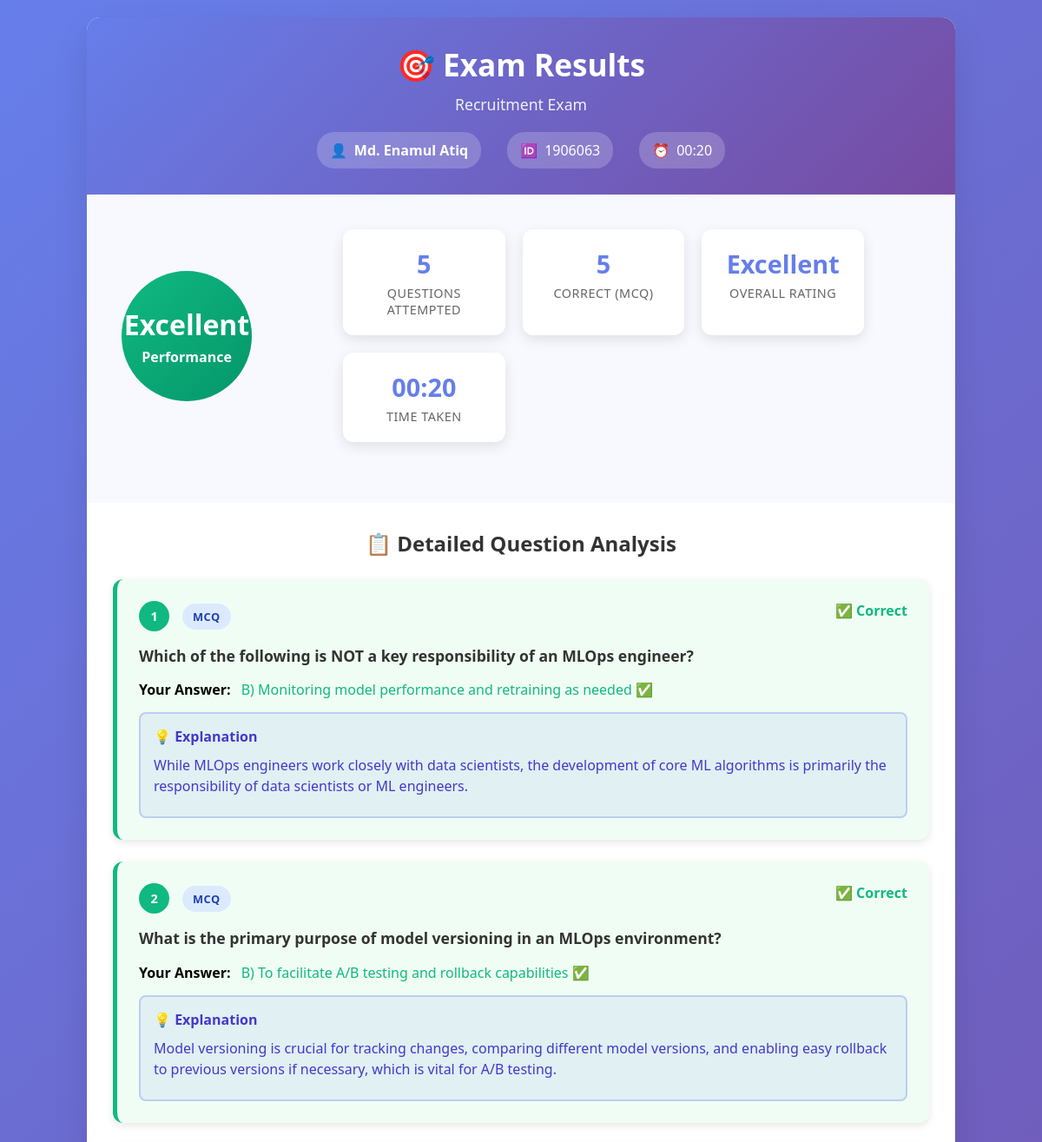
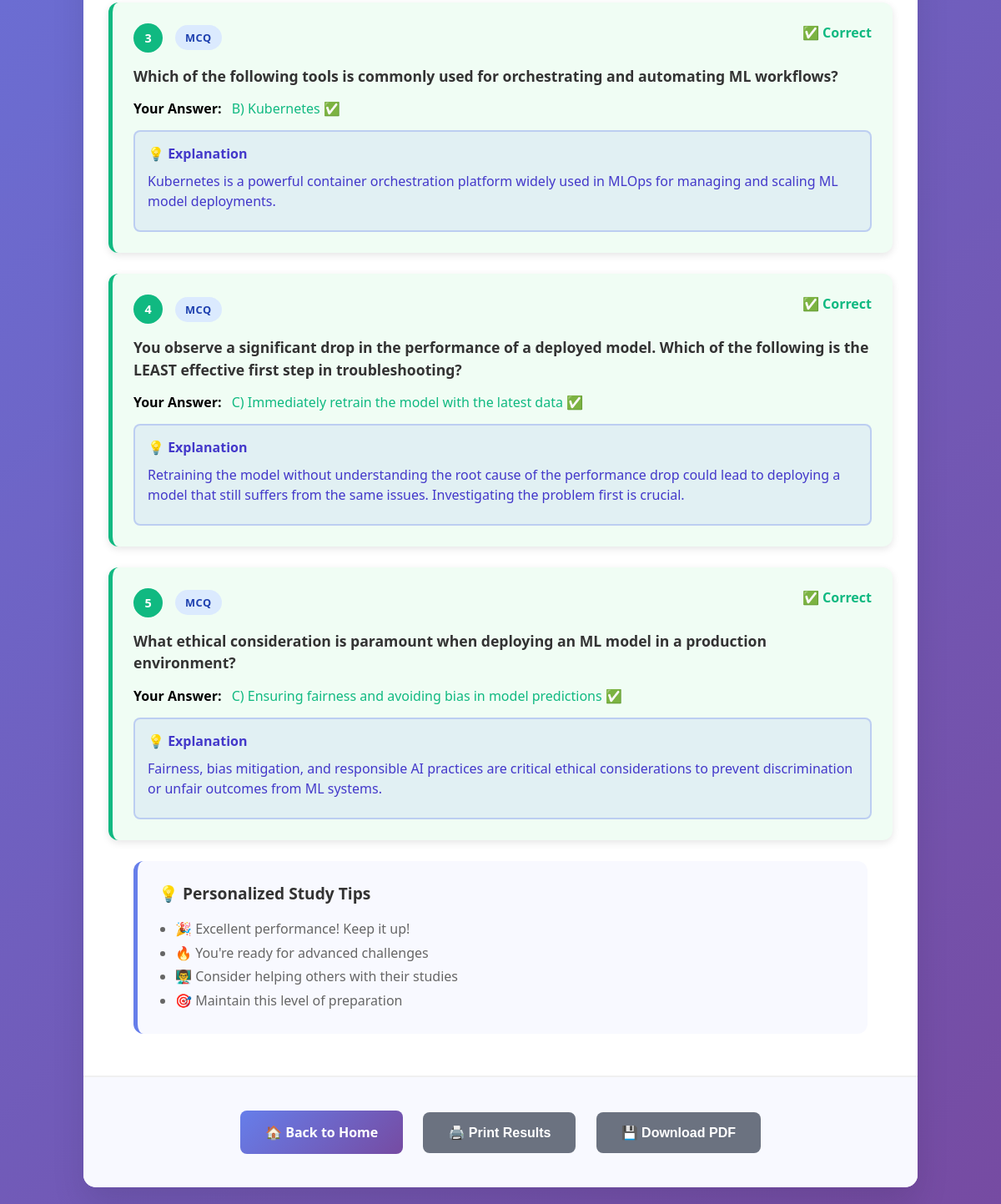
Page /results/66718270-131d-4d28-b647-12dbc55932d3 on the committed database (2 pictures, top to bottom).
### tables this page shows
CREATE TABLE exams (
                    id TEXT PRIMARY KEY,
                    title TEXT NOT NULL,
                    department TEXT NOT NULL,
                    position TEXT NOT NULL,
                    description TEXT,
                    time_limit INTEGER NOT NULL,
                    instructions TEXT,
                    question_structure TEXT,
                    exam_link TEXT UNIQUE,
                    is_finalized BOOLEAN DEFAULT FALSE,
                    created_at TIMESTAMP DEFAULT CURRENT_TIMESTAMP,
                    updated_at TIMESTAMP DEFAULT CURRENT_TIMESTAMP
                , is_active BOOLEAN DEFAULT TRUE, sections_structure TEXT, negative_marking_enabled BOOLEAN DEFAULT FALSE, negative_marks_per_question REAL DEFAULT 0.0, show_feedback BOOLEAN DEFAULT TRUE, negative_marking_config TEXT, exam_language TEXT DEFAULT 'english', evaluation_paused BOOLEAN DEFAULT FALSE, multi_select_scoring_mode TEXT DEFAULT "partial");

CREATE TABLE exam_results (
                    id TEXT PRIMARY KEY,
                    session_id TEXT UNIQUE NOT NULL,
                    exam_id TEXT NOT NULL,
                    candidate_name TEXT NOT NULL,
                    candidate_id TEXT NOT NULL,
                    total_marks INTEGER NOT NULL,
                    obtained_marks REAL NOT NULL,
                    percentage REAL NOT NULL,
                    performance_level TEXT NOT NULL,
                    time_taken TEXT,
                    submitted_at TIMESTAMP DEFAULT CURRENT_TIMESTAMP, negative_marks_applied REAL DEFAULT 0.0, has_feedback BOOLEAN DEFAULT TRUE, negative_marks REAL DEFAULT 0, evaluation_status TEXT DEFAULT "pending", evaluation_error TEXT, evaluated_at TIMESTAMP,
                    FOREIGN KEY (exam_id) REFERENCES exams (id)
                );

CREATE TABLE candidate_answers (
                    id TEXT PRIMARY KEY,
                    result_id TEXT NOT NULL,
                    question_id TEXT NOT NULL,
                    candidate_answer TEXT,
                    marks_obtained REAL NOT NULL,
                    is_correct BOOLEAN,
                    feedback TEXT,
                    evaluation_details TEXT, negative_marks_applied REAL DEFAULT 0.0,
                    FOREIGN KEY (result_id) REFERENCES exam_results (id),
                    FOREIGN KEY (question_id) REFERENCES questions (id)
                );

CREATE TABLE questions (
                    id TEXT PRIMARY KEY,
                    exam_id TEXT NOT NULL,
                    question_type TEXT NOT NULL,
                    question_text TEXT NOT NULL,
                    options TEXT,
                    correct_answer INTEGER,
                    expected_answer TEXT,
                    evaluation_criteria TEXT,
                    marks INTEGER NOT NULL,
                    question_order INTEGER,
                    explanation TEXT,
                    created_at TIMESTAMP DEFAULT CURRENT_TIMESTAMP, section_type TEXT DEFAULT 'technical', image_url TEXT, image_caption TEXT, is_multi_select BOOLEAN DEFAULT FALSE, correct_answers TEXT,
                    FOREIGN KEY (exam_id) REFERENCES exams (id)
                );

### app.py (the view)
@app.get("/results/{result_id}", response_class=HTMLResponse)
async def view_results_by_id(request: Request, result_id: str):
    try:
        status_info = db.get_result_evaluation_status(result_id)
        if not status_info:
            return templates.TemplateResponse("candidate_home.html", {
                "request": request,
                "error": "Result not found. Please contact the administrator."
            })
        if status_info['evaluation_status'] == 'pending':
            queue_status = evaluation_queue.get_status(result_id)
            return templates.TemplateResponse("evaluation_status.html", {
                "request": request,
                "result_id": result_id,
                "candidate_name": status_info['candidate_name'],
                "candidate_id": status_info['candidate_id'],
                "exam_title": status_info['exam_title'],
                "status": "pending",
                "queue_position": queue_status.get('queue_position', 0),
                "message": queue_status.get('message', 'Your exam is being evaluated...'),
                "show_feedback": status_info.get('show_feedback', True)
            })
        if status_info['evaluation_status'] == 'failed':
            return templates.TemplateResponse("evaluation_status.html", {
                "request": request,
                "result_id": result_id,
                "candidate_name": status_info['candidate_name'],
                "candidate_id": status_info['candidate_id'],
                "exam_title": status_info['exam_title'],
                "status": "failed",
                "message": "Your exam has been submitted. Results will be available after manual review.",
                "show_feedback": False
            })
        if status_info['evaluation_status'] == 'completed':
            if not status_info.get('show_feedback', True):
                return templates.TemplateResponse("candidate_submission_complete.html", {
                    "request": request,
                    "candidate_name": status_info['candidate_name'],
                    "candidate_id": status_info['candidate_id'],
                    "exam_title": status_info['exam_title'],
                    "time_taken": "N/A"
                })
            result_details = db.get_result_details(result_id)
            if not result_details:
                return templates.TemplateResponse("candidate_home.html", {
                    "request": request,
                    "error": "Could not load result details."
                })
            evaluation = {
                'total_marks': result_details['total_marks'],
                'obtained_marks': result_details['obtained_marks'],
                'negative_marks': result_details.get('negative_marks', 0),
                'percentage': result_details['percentage'],
                'performance_level': result_details['performance_level'],
                'question_results': [],
                'overall_feedback': ''
            }
            for q in result_details.get('questions', []):
                q_result = {
                    'question_id': q['question_id'],
                    'question_type': q['question_type'],
                    'question_text': q['question_text'],
                    'candidate_answer': q['candidate_answer'],
                    'marks_total': q['marks_total'],
                    'marks_obtained': q['marks_obtained'],
                    'negative_marks_applied': q.get('negative_marks_applied', 0),
                    'feedback': q['feedback'],
                    'is_correct': q.get('is_correct'),
                    'is_multi_select': q.get('is_multi_select', False),
                    'options': q.get('options', []),
                    'correct_answer': q.get('correct_answer'),
                    'correct_answers': q.get('correct_answers', []),
                    'selected_option': q.get('selected_option', ''),
                    'correct_option': q.get('correct_option', '')
                }
                evaluation['question_results'].append(q_result)
            return templates.TemplateResponse("candidate_results.html", {
                "request": request,
                "candidate_name": result_details['candidate_name'],
                "candidate_id": result_details['candidate_id'],
                "exam_title": result_details['exam_title'],
                "evaluation": evaluation,
                "time_taken": result_details.get('time_taken', 'N/A')
            })
        return templates.TemplateResponse("evaluation_status.html", {
            "request": request,
            "result_id": result_id,
            "candidate_name": status_info['candidate_name'],
            "exam_title": status_info['exam_title'],
            "status": status_info['evaluation_status'],
            "message": "Processing your results..."
        })
    except Exception as e:
        print(f"❌ Error viewing results: {str(e)}")
        return templates.TemplateResponse("candidate_home.html", {
            "request": request,
            "error": f"Error loading results: {str(e)}"
        })

### templates/candidate_results.html (shortened to what this page needs)
<!DOCTYPE html>
<html lang="en">
<head>
</head>
<body>
    <div class="container">
        <div class="header">
            <h1>🎯 Exam Results</h1>
            <div class="subtitle">{{ exam_title }}</div>
            <div class="candidate-info">
                <div class="info-item">
                    <span>👤</span>
                    <span><strong>{{ candidate_name }}</strong></span>
                </div>
                <div class="info-item">
                    <span>🆔</span>
                    <span>{{ candidate_id }}</span>
                </div>
                <div class="info-item">
                    <span>⏰</span>
                    <span>{{ time_taken }}</span>
                </div>
            </div>
        </div>
        <div class="score-section">
            <div class="score-display">
                <div class="score-circle {{ evaluation.performance_level.lower() }}">
                    <div>{{ evaluation.performance_level }}</div>
                    <div class="score-text">Performance</div>
                </div>
                <div class="score-details">
                    <div class="score-detail">
                        <div class="detail-value">{{ evaluation.question_results|length }}</div>
                        <div class="detail-label">Questions Attempted</div>
                    </div>
                    <div class="score-detail">
                        <div class="detail-value">{{ evaluation.question_results|selectattr('is_correct')|list|length if evaluation.question_results[0].get('is_correct') is defined else 'N/A' }}</div>
                        <div class="detail-label">Correct (MCQ)</div>
                    </div>
                    <div class="score-detail">
                        <div class="detail-value">{{ evaluation.performance_level }}</div>
                        <div class="detail-label">Overall Rating</div>
                    </div>
                    <div class="score-detail">
                        <div class="detail-value">{{ time_taken }}</div>
                        <div class="detail-label">Time Taken</div>
                    </div>
                </div>
            </div>
        </div>
        <div class="results-section">
            <h2 class="section-title">📋 Detailed Question Analysis</h2>
            {% for result in evaluation.question_results %}
            <div class="question-result {% if result.question_type == 'mcq' %}{% if result.is_correct %}correct{% else %}incorrect{% endif %}{% else %}{% if result.marks_obtained == result.marks_total %}correct{% elif result.marks_obtained > 0 %}partial{% else %}incorrect{% endif %}{% endif %}">
                <div class="question-header">
                    <div class="question-meta">
                        <div class="question-number">{{ loop.index }}</div>
                        <span class="question-type type-{{ result.question_type }}">{{ result.question_type.upper() }}</span>
                    </div>
                    <div class="question-status">
                        {% if result.question_type == 'mcq' %}
                            {% if result.is_correct %}
                            <span style="color: #10b981; font-weight: bold;">✅ Correct</span>
                            {% else %}
                            <span style="color: #ef4444; font-weight: bold;">❌ Incorrect</span>
                            {% endif %}
                        {% else %}
                        <span style="color: #667eea; font-weight: bold;">📝 Reviewed</span>
                        {% endif %}
                    </div>
                </div>
                <div class="question-text">{{ result.question_text }}</div>
                {% if result.question_type == 'mcq' %}
                <div class="mcq-answer-display" style="margin: 15px 0;">
                    <div style="margin-bottom: 10px;">
                        <strong>Your Answer:</strong>
                        <span style="color: {% if result.is_correct %}#10b981{% else %}#ef4444{% endif %}; font-weight: 500; margin-left: 8px;">
                            {{ result.selected_option or 'No answer' }}
                            {% if result.is_correct %}✅{% else %}❌{% endif %}
                        </span>
                    </div>
                </div>
                {% endif %}
                {% if result.feedback %}
                <div class="feedback-section">
                    <h4>💡 Explanation</h4>
                    <p>{{ result.feedback }}</p>
                </div>
                {% endif %}
            </div>
            {% endfor %}
        </div>
        <div class="actions">
            <a href="/" class="btn btn-primary">🏠 Back to Home</a>
            <button onclick="window.print()" class="btn btn-secondary">🖨️ Print Results</button>
            <button onclick="downloadResults()" class="btn btn-secondary">💾 Download PDF</button>
        </div>
    </div>
</body>
</html>

### rows in the picture
exams: title "Recruitment Exam"
exam_results: candidate_name "Md. Enamul Atiq", candidate "1906063", time_taken "00:20", performance_level "Excellent"
candidate_answers: question_type "MCQ", is_correct "✅ Correct", question_text "Which of the following is NOT a key responsibility of an MLOps engineer?", selected_option "B) Monitoring model performance and retraining as needed", feedback "While MLOps engineers work closely with data scientists, the development of core ML algorithms is primarily the responsibility of data scientists or ML engineers."
candidate_answers: question_type "MCQ", is_correct "✅ Correct", question_text "What is the primary purpose of model versioning in an MLOps environment?", selected_option "B) To facilitate A/B testing and rollback capabilities", feedback "Model versioning is crucial for tracking changes, comparing different model versions, and enabling easy rollback to previous versions if necessary, which is vital for A/B testing."
candidate_answers: question_type "MCQ", is_correct "✅ Correct", question_text "Which of the following tools is commonly used for orchestrating and automating ML workflows?", selected_option "B) Kubernetes", feedback "Kubernetes is a powerful container orchestration platform widely used in MLOps for managing and scaling ML model deployments."
candidate_answers: question_type "MCQ", is_correct "✅ Correct", question_text "You observe a significant drop in the performance of a deployed model. Which of the following is the LEAST effective first step in troubleshooting?", selected_option "C) Immediately retrain the model with the latest data", feedback "Retraining the model without understanding the root cause of the performance drop could lead to deploying a model that still suffers from the same issues. Investigating the problem first is crucial."
candidate_answers: question_type "MCQ", is_correct "✅ Correct", question_text "What ethical consideration is paramount when deploying an ML model in a production environment?", selected_option "C) Ensuring fairness and avoiding bias in model predictions", feedback "Fairness, bias mitigation, and responsible AI practices are critical ethical considerations to prevent discrimination or unfair outcomes from ML systems."

### other values in the picture
{{ evaluation.question_results|length }} "5"
